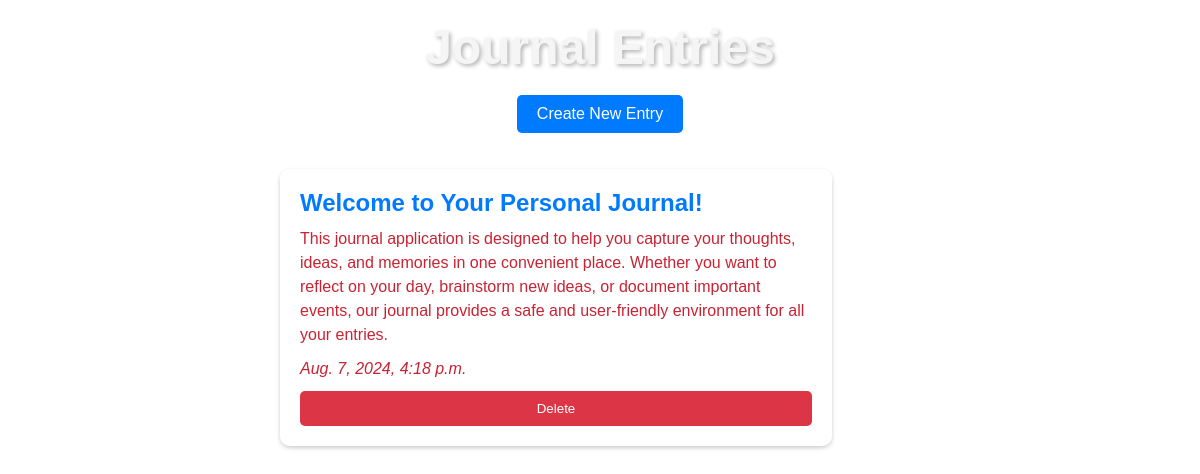
The page / on the database its author committed.
### first_app/models.py (models this page shows, shortened)
class JournalEntry(models.Model):
    title = models.CharField(max_length=200)
    content = models.TextField()
    created_at = models.DateTimeField(default=timezone.now)

### first_app/views.py (the view)
# urls.py: path('', views.journal_list, name='journal_list'),
def journal_list(request):
    entries = JournalEntry.objects.all().order_by('-created_at')
    return render(request, 'journal/journal_list.html', {'entries': entries})

### first_app/templates/journal/journal_list.html (shortened to what this page needs)
<!DOCTYPE html>
<html>
<head>
    {% load static %}
    <link rel="stylesheet" type="text/css" href="{% static 'journal/css/styles.css' %}">
</head>
<body>
    <h1>Journal Entries</h1>
    <a href="{% url 'journal_create' %}">Create New Entry</a>
    <ul>
        {% for entry in entries %}
            <li>
                <h2 class="H2">{{ entry.title }}</h2>
                <p>{{ entry.content }}</p>
                <p><em>{{ entry.created_at }}</em></p>
                <form method="post" action="{% url 'journal_delete' entry.pk %}">
                    <button type="submit">Delete</button>
                </form>
            </li>
        {% endfor %}
    </ul>
</body>
</html>

### first_app/static/journal/css/styles.css (style rules this page uses)
body { font-family: Arial, sans-serif; color: #c82333; margin: 0; padding: 0; display: flex; flex-direction: column; align-items: center; background-image: url('https://www.google.com/imgres?q=notes%20background%20image&imgurl=https%3A%2F%2Fst4.depositphotos.com%2F18186852%2F40791%2Fi%2F450%2Fdepositphotos_407914094-stock-photo-bright-colored-sticky-notes-blue.jpg&imgrefurl=https%3A%2F%2Fwww.everypixel.com%2Ftag%2Freminder&docid=UJ4v2sLbgvM-bM&tbnid=2_qWhCyy3sC-DM&vet=12ahUKEwjI8s2y6MqJAxXZ1jQHHaHzMFkQM3oECFIQAA..i&w=600&h=400&hcb=2&ved=2ahUKEwjI8s2y6MqJAxXZ1jQHHaHzMFkQM3oECFIQAA'); background-size: cover; background-repeat: no-repeat; min-height: 100vh; }
h1 { color: whitesmoke; margin: 20px 0; text-align: center; font-size: 3em; text-shadow: 2px 2px 4px rgba(0, 0, 0, 0.3); }
a { background-color: #007bff; color: white; padding: 10px 20px; text-decoration: none; border-radius: 5px; margin-bottom: 20px; transition: background-color 0.3s ease-in-out; }
ul { list-style-type: none; padding: 0; }
li { background-color: rgba(255, 255, 255, 0.8); padding: 20px; margin-bottom: 10px; border-radius: 10px; box-shadow: 0 2px 4px rgba(0, 0, 0, 0.2); width: 80%; max-width: 600px; }
h2, .H2 { align-items: center; margin: 0 0 10px; color: #007bff; font-weight: bold; }
p { margin: 0 0 10px; line-height: 1.5; }
form { display: flex; flex-direction: column; width: 100%; max-width: 600px; }
button { background-color: #dc3545; color: white; padding: 10px 20px; border: none; border-radius: 5px; cursor: pointer; transition: background-color 0.3s ease-in-out; }

### rows shown on the page
JournalEntry: title "Welcome to Your Personal Journal!", content "This journal application is designed to help you capture your thoughts, ideas, and memories in one convenient place. Whether you want to reflect on your day, brainstorm new ideas, or document important events, our journal provides a safe and user-friendly environment for all your entries.", created_at "Aug. 7, 2024, 4:18 p.m."
